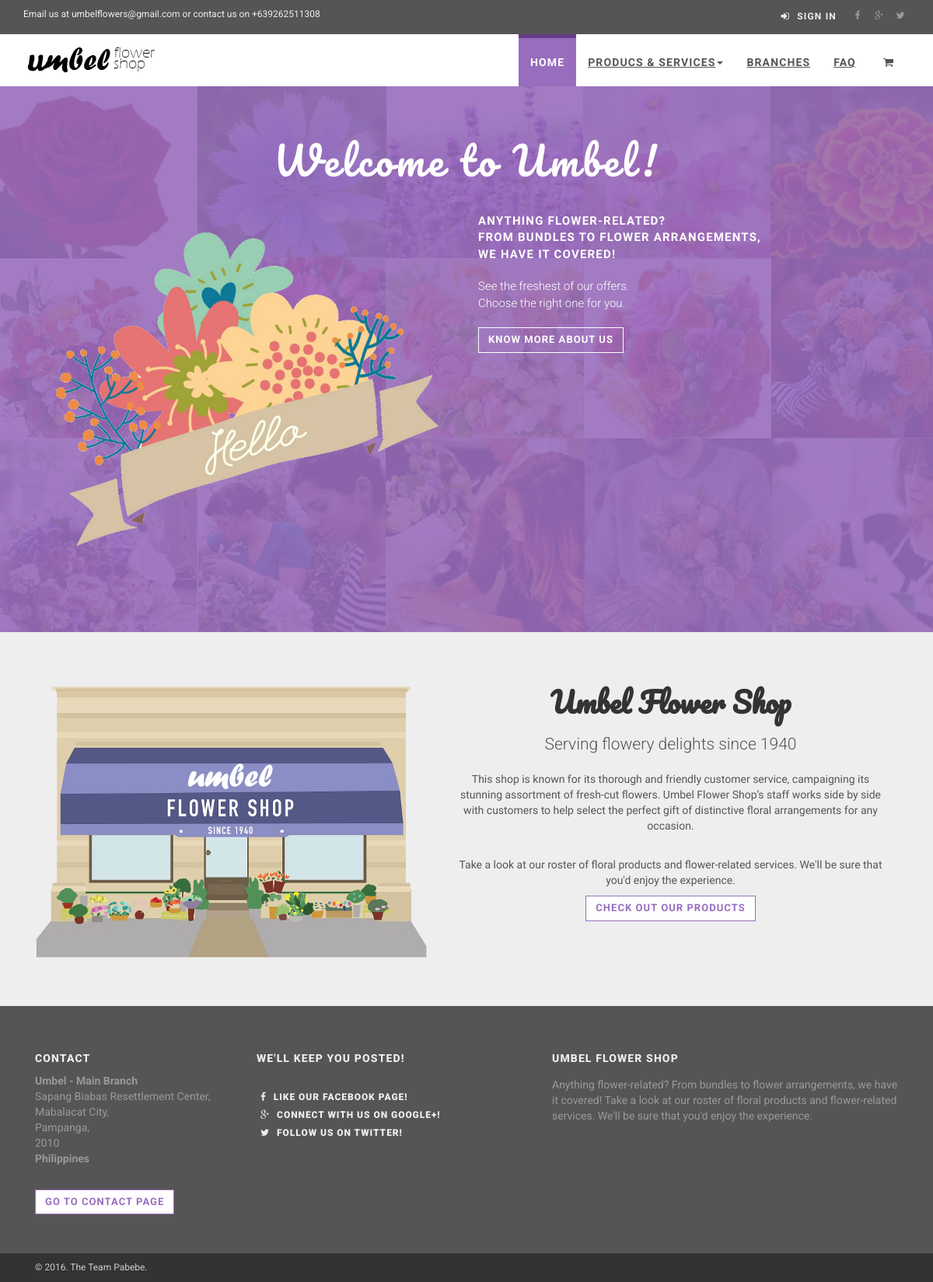
The page / on the database its author committed.
### tables this page shows
CREATE TABLE `branch` (
  `b_ID` varchar(10) NOT NULL,
  `b_name` varchar(40) NOT NULL,
  `b_stradd` varchar(250) NOT NULL,
  `b_city` varchar(100) NOT NULL,
  `b_province` varchar(100) NOT NULL,
  `b_zip` varchar(20) NOT NULL,
  `b_contact` varchar(30) NOT NULL,
  `b_img` longblob,
  `b_lat` float NOT NULL,
  `b_long` float NOT NULL,
  `b_status` varchar(40) DEFAULT NULL
);

### index.php (the view, shortened to what this page needs)
<?php
include('functions/connect.php');
?>
<!DOCTYPE html>
<html lang="en">
<head>
    <link rel="stylesheet" href="css/font-awesome.css">
    <link rel="stylesheet" href="css/bootstrap.min.css">
    <link href="css/animate.css" rel="stylesheet">
    <link href="css/style.violet.css" rel="stylesheet" id="theme-stylesheet">
    <link href="css/custom.css" rel="stylesheet">
</head>
<body>
    <div id="all">
        <header>
		   <div id="top">
                <div class="container">
                    <div class="row">
                        <div class="col-xs-5 contact">
                            <p class="hidden-sm hidden-xs">Email us at umbelflowers@gmail.com or contact us on +639262511308</p>
                        </div>
                        <div class="col-xs-7">
                            <div class="social">
                                <a href="https://www.facebook.com/Umbel-Flower-Shop-574858816011441" class="external facebook" data-animate-hover="pulse"><i class="fa fa-facebook"></i></a>
                                <a href="https://plus.google.com/100020032545980242873" class="external gplus" data-animate-hover="pulse"><i class="fa fa-google-plus"></i></a>
                                <a href="https://twitter.com/UmbelFlowers" class="external twitter" data-animate-hover="pulse"><i class="fa fa-twitter"></i></a>
                            </div>
                            <div class="login">
                                <a href="#" data-toggle="modal" data-target="#login-modal"><i class="fa fa-sign-in"></i> Sign In</a>
                            </div>
                        </div>
                    </div>
                </div>
            </div>
            <div class="navbar-affixed-top" data-spy="affix" data-offset-top="200">
                <div class="navbar navbar-default yamm" role="navigation" id="navbar">
                    <div class="container">
                        <div class="navbar-header">
                            <a class="navbar-brand home" href="index.php">
                                <img src="img/logo.png" alt="Umbel logo" class="hidden-xs hidden-sm">
                            </a>
                        </div>
                        <div class="navbar-collapse collapse" id="navigation">
                            <ul class="nav navbar-nav navbar-right">
                                <li class="dropdown active">
                                    <a href="#">Home</a>
                                </li>
                                <li class="dropdown use-yamm yamm-fw">
                                    <a href="#" class="dropdown-toggle" data-toggle="dropdown">Producs & Services<b class="caret"></b></a>
                                </li>
                                <li>
                                    <a href="branches.php">Branches</a>
                                </li>
                                <li>
                                    <a href="faq.php">FAQ</a>
                                </li>
                                <li>
                                    <a href="cart.php"><i class="fa fa-shopping-cart"></i></a>
                                </li>
                            </ul>
                        </div>
                    </div>
			</div>
        </div>
    </div>
        <section class="no-mb">
            <div class="jumbotron">
                <div class="dark-mask"></div>
                <div class="container">
                    <div class="row mb-small">
                        <div class="col-sm-12 text-center">
                            <h1 style="font-family: 'Pacifico', Helvetica, sans-serif;">Welcome to Umbel!</h1>
                        </div>
                    </div>
                    <div class="row">
                        <div class="col-sm-6 mb-small">
                            <img class="img-responsive" src="img/bg1.png" alt="">
                        </div>
                        <div class="col-sm-6 text-center-xs">
                            <p class="text-uppercase" style="font-family:'Comfortaa', Helvetica, sans-serif;">Anything flower-related?
								<br />From bundles to flower arrangements,
								<br />We have it covered!</p>
                            <p>See the freshest of our offers.
                                <br />Choose the right one for you.</p>
                            <p><a href="#packages" class="scroll-to btn btn-template-transparent-black">Know more about us</a>
                            </p>
                        </div>
                    </div>
                </div>
            </div>
        </section>
        <section class="bar background-gray no-mb padding-big text-center-sm" id = "packages">
            <div class="container">
                <div class="row col-md-6">
                <img src="img/umbel.png" class="img-responsive" alt="">
                </div>
                <div class="row">
                    <div class="col-md-6 text-center">
                        <h1 style="font-family: 'Pacifico', Helvetica, sans-serif;">Umbel Flower Shop</h1>
                        <p class="lead mb-small">Serving flowery delights since 1940</p>
                        <p style="font-family:'Comfortaa', Helvetica, sans-serif;">This shop is known for its thorough and friendly customer service, campaigning its stunning assortment of fresh-cut flowers. Umbel Flower Shop’s staff works side by side with customers to help select the perfect gift of distinctive floral arrangements for any occasion.</p><br>
                        <p style="font-family:'Comfortaa', Helvetica, sans-serif;">Take a look at our roster of floral products and flower-related services. We'll be sure that you'd enjoy the experience.</p>
                        <p><a href="singles.php" class="btn btn-template-main">Check out our products</a>
                        </p>
                    </div>
                </div>
            </div>
        </section>
        <footer id="footer">
            <div class="container">
                <div class="col-md-3 col-sm-6">
                    <h4>Contact</h4>
					<?php
					$sql="SELECT * FROM branch WHERE b_id= '0000'";
					$result=(mysqli_query($con, $sql));
					$row=mysqli_fetch_assoc($result);
					?>
                    <p><strong><?php echo $row['b_name'];?></strong>
                        <br><?php echo $row['b_stradd'] . ","; ?>
                        <br><?php echo $row['b_city'] . ","; ?>
                        <br><?php echo $row['b_province'] . ","; ?>
                        <br><?php echo $row['b_zip'];?>
						<br>
                        <strong>Philippines</strong>
                    </p>
					<br>
                    <a href="faq.php#cont" class="btn btn-small btn-template-main">Go to contact page</a>
                </div>
				                <div class="col-md-4 col-sm-6">
                    <h4>We'll keep you posted!</h4>
					<br />
                <div class="blog-entries">
                    <div class="blog-entries">
                        <div class="item same-height-row clearfix">
                            <div class="name same-height-always">
                                <h5><a href="https://www.facebook.com/Umbel-Flower-Shop-574858816011441"><i class="fa fa-facebook"></i> Like our Facebook page!</a></h5>
                            </div>
                        </div>
                    </div>
                    <div class="blog-entries">
                        <div class="item same-height-row clearfix">
                            <div class="name same-height-always">
                                <h5><a href="https://plus.google.com/100020032545980242873"><i class="fa fa-google-plus"></i> Connect with us on Google+!</a></h5>
                            </div>
                        </div>
                    </div>
                    <div class="blog-entries">
                        <div class="item same-height-row clearfix">
                            <div class="name same-height-always">
                                <h5><a href="https://twitter.com/UmbelFlowers"><i class="fa fa-twitter"></i> Follow us on Twitter!</a></h5>
                            </div>
                        </div>
                    </div>
                </div>
                </div>
				<div class="col-md-5  col-sm-6">
                    <h4>Umbel Flower Shop</h4>
                    <div class="blog-entries">
                        <div class="item same-height-row clearfix">
                            <div class="name same-height-always">
                                <p>Anything flower-related? From bundles to flower arrangements, we have it covered! Take a look at our roster of floral products and flower-related services. We'll be sure that you'd enjoy the experience.</p>
                            </div>
                        </div>
                    </div>
                </div>
            </div>
        </footer>
        <div id="copyright">
            <div class="container">
                <div class="col-md-12">
                    <p class="pull-left">&copy; 2016. The Team Pabebe.</p>
                </div>
            </div>
        </div>
</body>
</html>

### rows shown on the page
branch: b_name "Umbel - Main Branch", b_stradd "Sapang Biabas Resettlement Center", b_city "Mabalacat City", b_province "Pampanga", b_zip "2010"
